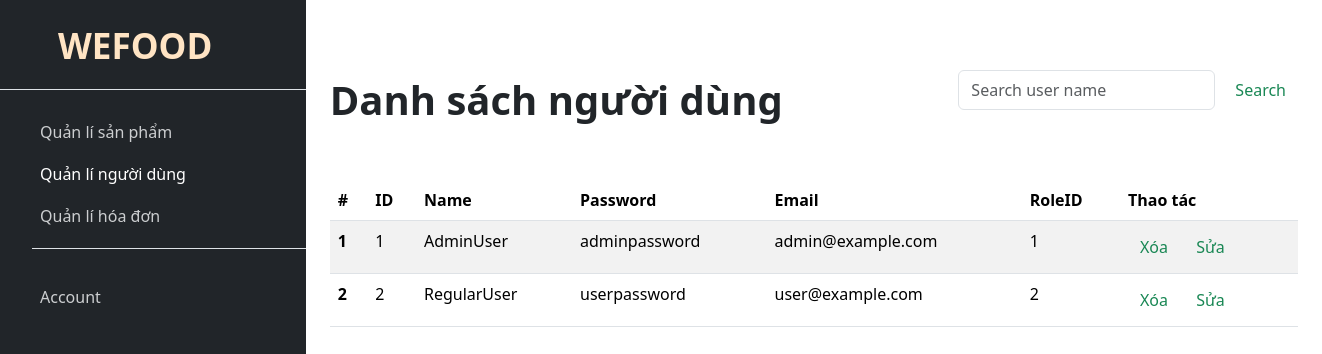
/views/adminWithUser.php, run on an earlier commit of the app's database.
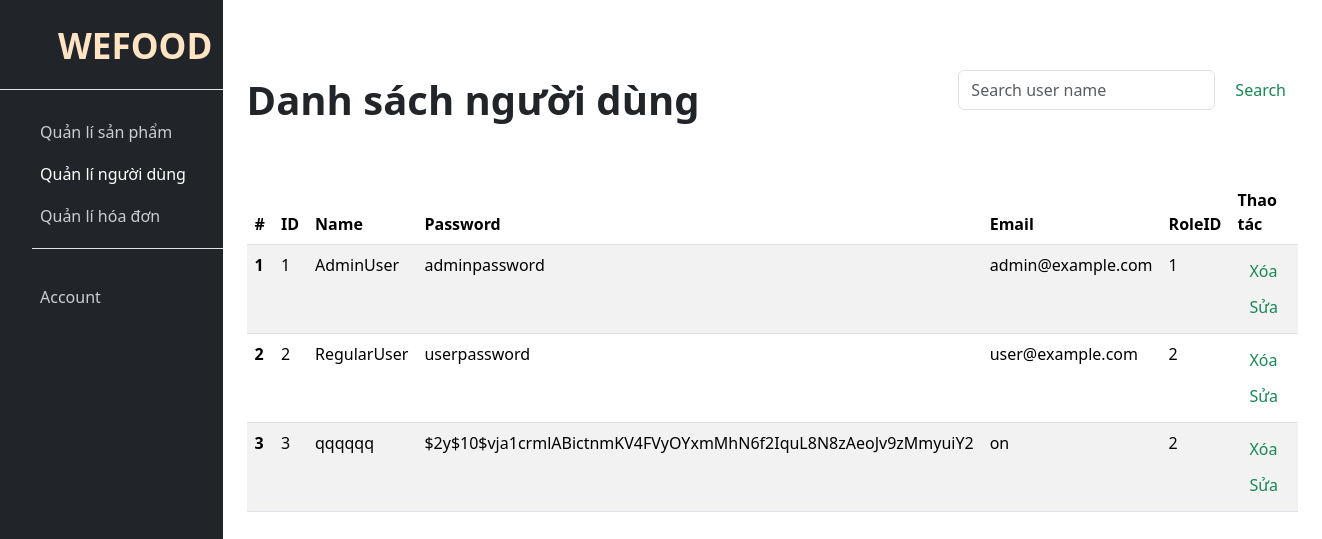
And on a later commit of the database.
### tables this page shows
CREATE TABLE `user` (
  `id` int NOT NULL,
  `name` varchar(255) NOT NULL,
  `password` varchar(255) NOT NULL,
  `email` varchar(255) NOT NULL,
  `role_id` int DEFAULT NULL
);

### database/database.php (called while the page is built, shortened)
<?php
Class Database{
    private $host= DB_Host;
    private $name= DB_Name;
    private $user=DB_User;
    private $pass= DB_PassWord;
    private $conn;
    private function connect() {
        try {
            $this->conn = new PDO("mysql:host=$this->host;dbname=$this->name", $this->user, $this->pass);
            $this->conn->setAttribute(PDO::ATTR_ERRMODE, PDO::ERRMODE_EXCEPTION);
        } catch (PDOException $e) {
            die("Connection failed: " . $e->getMessage());
        }
    }
    public function prepare($sql) {
        return $this->conn->prepare($sql);
    }
}

### services/userService.php (called while the page is built, shortened)
<?
require_once'../database/database.php';
require_once'../models/user.php';
class UserService{
    private $conn;
    public function __construct()
    {
        $this->conn=new Database();
    }
    public function getAllUsers() {
        try {
            $sql = "SELECT * FROM `user`";
            $result = $this->conn->prepare($sql);
            $result->execute();
            $users = [];
            while ($userInfo = $result->fetch(PDO::FETCH_ASSOC)) {
                $user = new User(
                    $userInfo['id'],
                    $userInfo['name'],
                    $userInfo['password'],
                    $userInfo['email'],
                    $userInfo['role_id']
                );
                $users[] = $user;
            }
            return $users;
        } catch (PDOException $e) {
            die("Error: " . $e->getMessage());
        }
    }
}

### models/user.php (called while the page is built, shortened)
<?
 class User{
    private int $id;
    private string $username;
    private string $password;
    private string $email;
    private int $role_id;
    public function __construct(int $id,string $username,string $password,string $email,int $role_id ) {
        $this->id=$id;
        $this->username=$username;
        $this->password=$password;
        $this->email=$email;
        $this->role_id=$role_id;
    }
    public function getId(): int {
        return $this->id;
    }
    public function getUsername(): string {
        return $this->username;
    }
    public function getPassword(): string {
        return $this->password;
    }
    public function getEmail(): string {
        return $this->email;
    }
    public function getRoleId(): int {
        return $this->role_id;
    }
 }

### views/adminWithUser.php (the view, shortened to what this page needs)
<?php
require_once '../services/userService.php';
$userService = new UserService();
$users = $userService->getAllUsers();
?>
<!DOCTYPE html>
<html lang="en">
<head>
    <link href="https://cdn.jsdelivr.net/npm/bootstrap@5.3.3/dist/css/bootstrap.min.css" rel="stylesheet"
>
    <link href="../resource/static/css/adminView.css" rel="stylesheet" type="text/css">
</head>
<body>
    <div class="bodyy">
        <?php include "../resource/frame/sidebarAdmin.php"; ?>
        <div class="body-content container-fluid">
            <div class="container-fluid content-header">
                <span>Danh sách người dùng</span>
                <form class="d-flex search-box" role="search" action="../controllers/userSeaCon.php" method="get">
                    <input class="form-control me-2" type="search" id="search" name="search"
                        placeholder="Search user name" aria-label="Search">
                    <button class="btn btn-outline-success" type="submit">Search</button>
                </form>
            </div>
            <div class="container-fluid aa">
                <table class="table table-striped table-container" style="border-radius: 20px;">
                    <thead>
                        <tr>
                            <th scope="col">#</th>
                            <th scope="col">ID</th>
                            <th scope="col">Name</th>
                            <th scope="col">Password</th>
                            <th scope="col">Email</th>
                            <th scope="col">RoleID</th>
                            <th scope="col">Thao tác</th>
                        </tr>
                    </thead>
                    <tbody>
                        <?php foreach ($users as $user): ?>
                        <tr>
                            <th scope="row"><?= $user->getId(); ?></th>
                            <td><?= $user->getId(); ?></td>
                            <td><?= $user->getUsername(); ?></td>
                            <td><?= $user->getPassword(); ?></td>
                            <td><?= $user->getEmail(); ?></td>
                            <td><?= $user->getRoleId(); ?></td>
                            <td>
                                <div class="col ml-1">
                                    <button class="btn btn-outline-success" type="button"
                                        onclick="ddelete(<? echo $user->getId(); ?>)">Xóa</button>
                                    <button class="btn btn-outline-success" type="button" data-bs-toggle="modal"
                                        data-bs-target="#userEditModal"
                                        onclick="getid(<? echo $user->getId(); ?>)">Sửa</button>
                                </div>
                            </td>
                        </tr>
                        <?php endforeach; ?>
                    </tbody>
                </table>
            </div>
        </div>
    </div>
</body>
</html>

### resource/frame/sidebarAdmin.php (shortened to what this page needs)
<link href="../resource/static/css/sidebarAdmin.css" rel="stylesheet"type="text/css">
<div class="bg-dark text-white sidebar-container" id="sidebar-wrapper">
    <a href="/web_php_food/views/index.php" class="d-flex align-items-center pb-3 mb-3 link-body-emphasis text-decoration-none border-bottom">
        <svg class="bi pe-none me-2" width="30" height="24">
        </svg>
        <span class="fs-5 fw-semibold">WEFOOD</span>
    </a>
    <div class="sidebar-body">
        <ul class="sidebar-ul">
            <li>
                <button type="button" class="btn btn-sm product-mn" data-bs-toggle="collapse"
                    href="#collapseProduct" role="button" aria-expanded="false" aria-controls="collapseProduct">
                    Quản lí sản phẩm
                </button>
            </li>
            <li>
    <button type="button" class="btn btn-sm product-mn active" data-bs-toggle="collapse" href="#collapseUser"
        role="button" aria-expanded="false" aria-controls="collapseUser">
        Quản lí người dùng
    </button>
</li>
            <li>
                <button type="button" class="btn btn-sm product-mn" data-bs-toggle="collapse" href="#collapseBill"
                    role="button" aria-expanded="false" aria-controls="collapseBill">
                    Quản lí hóa đơn
                </button>
            </li>
            <li class="border-top my-3"></li>
            <li class="mb-1">
                <button type="button" class="btn btn-sm product-mn mt-3" data-bs-toggle="collapse"
                    href="#account-collapse" role="button" aria-expanded="false" aria-controls="collapseAccount">
                    Account
                </button>
            </li>
        </ul>
    </div>
</div>

### resource/static/css/adminView.css (style rules this page uses)
.bodyy { background-color: rgb(255, 255, 255) ; display: flex; }
.table { width: 100%; border-collapse: collapse; }
.content-header { display: flex; font-weight: 800; font-size: 40px; margin-top: 70px; margin-bottom: 50px; }
.aa { height: 550px; overflow-y:auto; }
.search-box { height: 40px; margin-left: auto; }

### resource/static/css/sidebarAdmin.css (style rules this page uses)
.sidebar-container { width: 400px; height: 130vh; }
.sidebar-ul { list-style-type: none; }
.fw-semibold { font-size: 35px !important; margin-top: 20px; color: bisque; margin-left: 20px; }
.product-mn { text-decoration: none; font-size: 16px; color: rgb(204, 206, 208); margin-top: 10px; }
.btn { background-color: dark; border: none; }

What changed in the data, as far as the page shows it:
added user: id "3", name "qqqqqq", password "$2y$10$vja1crmlABictnmKV4FVyOYxmMhN6f2IquL8N8zAeoJv9zMmyuiY2", email "on", role "2"
